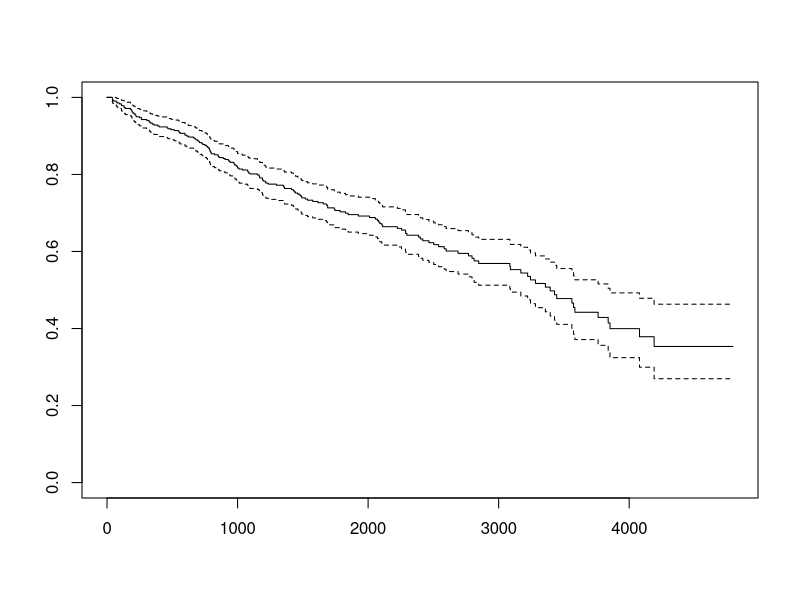
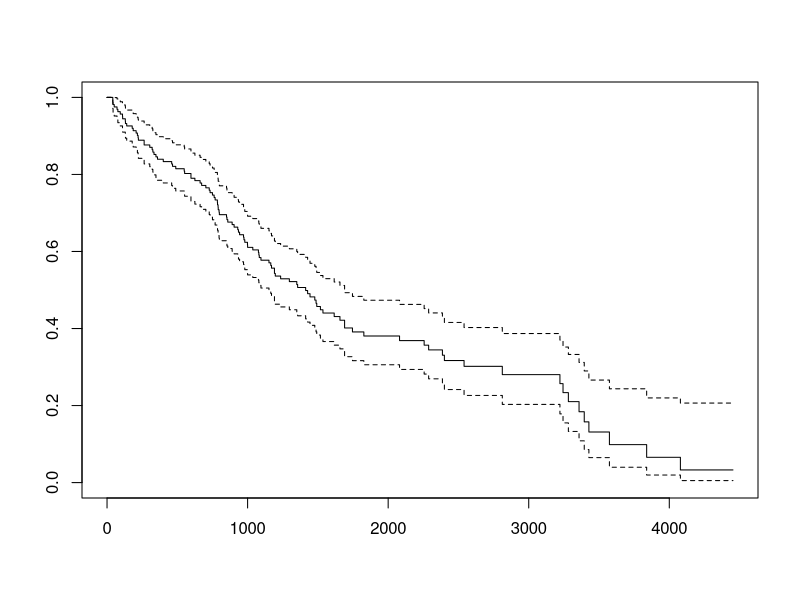
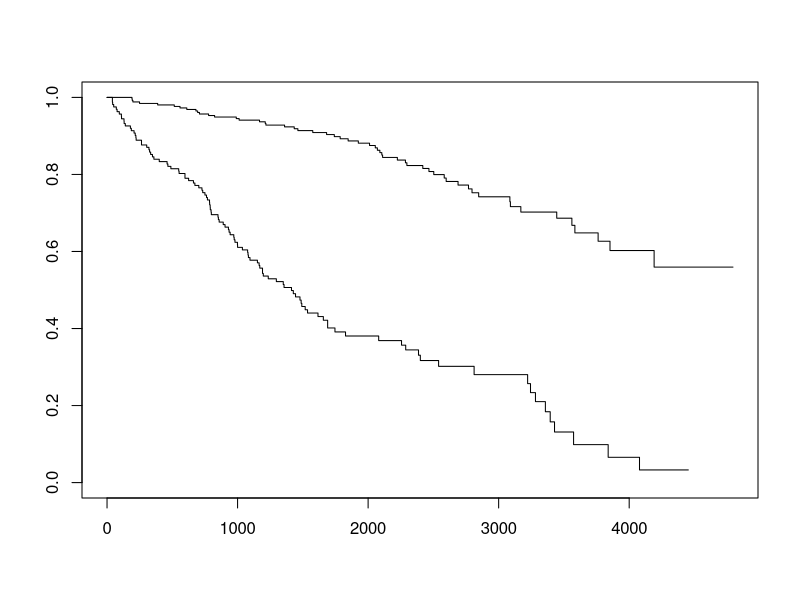
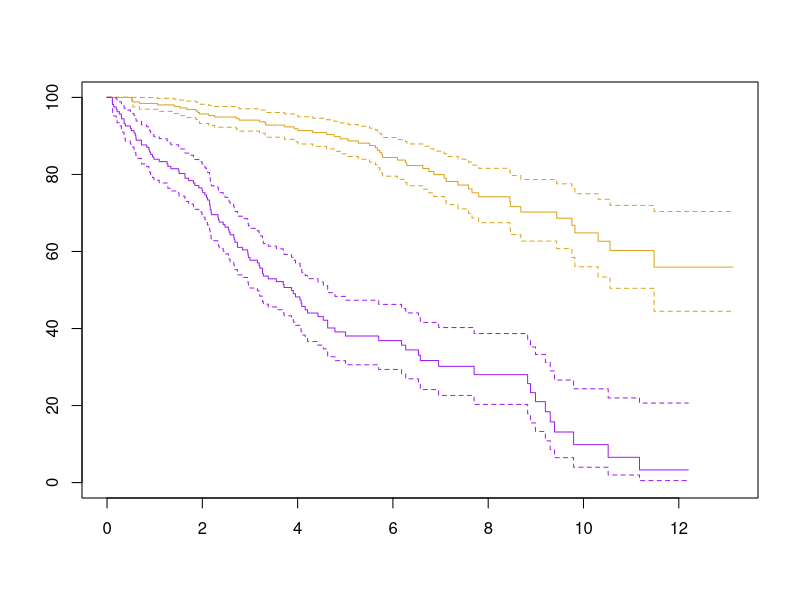
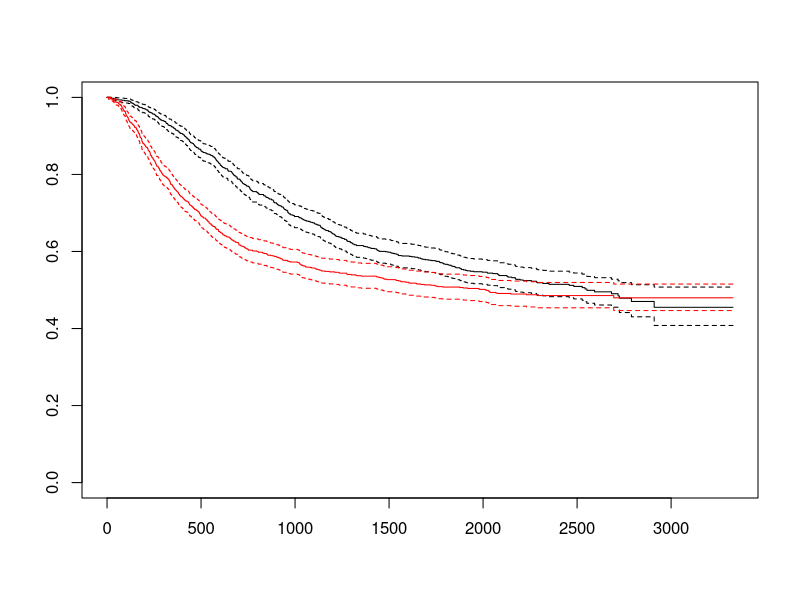

Recreate these plots in R, in order.
## ---- chunk 1
pbc<-read.csv("pbc.csv")
head(pbc)
summary(pbc)
## ---- chunk 2
library(survival)
## ---- chunk 3
pbc_surv <- survfit(Surv(time,status==2)~1, data=pbc)
pbc_surv
## ---- chunk 4
plot(pbc_surv)
## ---- chunk 5
high_bili <- subset(pbc, bili>2)
plot(survfit(Surv(time,status==2)~1,data=high_bili))
## ---- chunk 6
plot(survfit(Surv(time,status==2)~I(bili>2),data=pbc))
plot(survfit(Surv(time,status==2)~I(bili>2),data=pbc),conf.int=TRUE,
     col=c("goldenrod","purple"),xscale=365,yscale=100)
## ---- chunk 7
colon <-read.csv("colon.csv")
deaths<-subset(colon, etype==2)
recur<-subset(colon,etype==1)
plot(survfit(Surv(time,status)~1,data=deaths))
lines(survfit(Surv(time,status)~1,data=recur),col="red")
